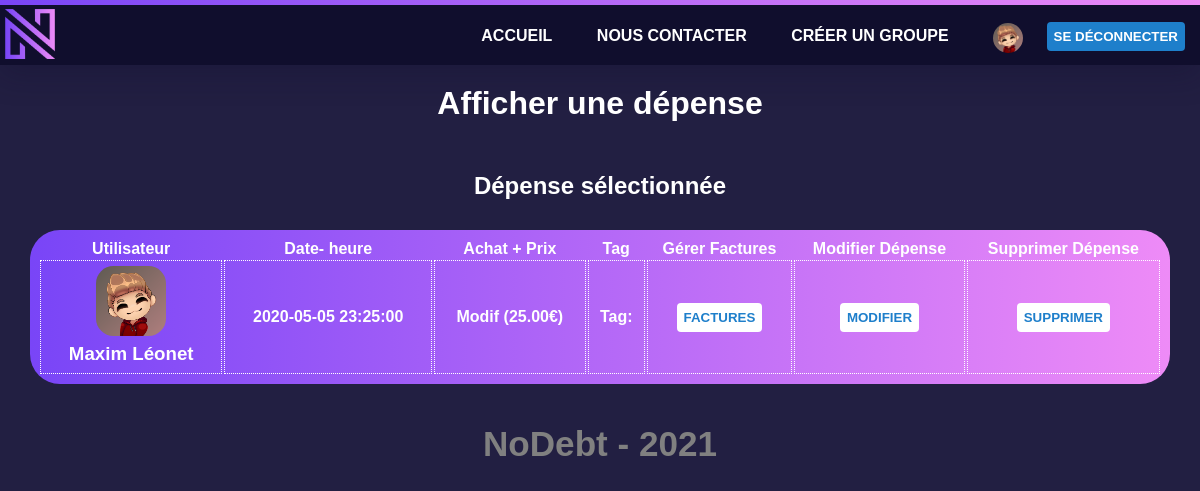
The page /depense.php?did=1 (signed in) on the database its author committed.
### tables this page shows
CREATE TABLE `users` (
  `uid` int(11) NOT NULL,
  `courriel` varchar(50) NOT NULL,
  `nom` varchar(50) NOT NULL,
  `prenom` varchar(50) NOT NULL,
  `motPasse` varchar(300) NOT NULL,
  `estActif` tinyint(1) NOT NULL,
  `pdp` tinyint(1) NOT NULL DEFAULT '0'
);

CREATE TABLE `depense` (
  `did` int(11) NOT NULL,
  `dateHeure` datetime NOT NULL,
  `montant` decimal(15,2) NOT NULL,
  `libelle` varchar(50) NOT NULL,
  `uid` int(11) NOT NULL,
  `gid` int(11) NOT NULL
);

CREATE TABLE `groupe` (
  `gid` int(11) NOT NULL,
  `nom` varchar(50) NOT NULL,
  `devise` varchar(50) NOT NULL,
  `uid` int(11) NOT NULL
);

### depense.php (called while the page is built)
<?php $statut='tout'; $nomPage='Dépense'; require 'inc/checkConnexion.php'; require 'php/depense.inc.php'; require 'inc/header.inc.php'?>
<?php displayDepense(); ?>
<?php require 'inc/footer.inc.php'?>

### inc/db_user.inc.php (called while the page is built, shortened)
<?php
class UserRepository {
    function getUserById($uid) {
        try {
            $message = "";
            $pdo = DBLink::connect2db(MYDB, $message);
            $stmt = $pdo->prepare("SELECT * FROM users where uid = :uid");
            $stmt->bindValue(":uid", $uid);
            if ($stmt->execute()) {
                $obj = $stmt->fetchObject("User\MyUser");
            } else {
                $message .= "Erreur !";
            }
        } catch (Exception $e) {
            $message .= $e->getMessage() . '<br>';
        }
        return $obj;
    }
}
?>

### inc/db_depense.inc.php (called while the page is built, shortened)
<?php
class DepenseRepository {
    function getDepenseByDid($did) {
        try {
            $message = "";
            $pdo = DBLink::connect2db(MYDB, $message);
            $stmt = $pdo->prepare("SELECT * FROM depense WHERE did = :did");
            $stmt->bindValue(":did", $did);
            if ($stmt->execute()) {
                $obj = $stmt->fetchObject("Depense\MyDepense");
            } else {
                $message .= "Erreur !";
            }
        } catch (Exception $e) {
            $message .= $e->getMessage() . '<br>';
        }
        return $obj;
    }
}
?>

### inc/db_group.inc.php (called while the page is built, shortened)
<?php
class GroupRepository {
    function getGroupById($gid) {
        try {
            $message = "";
            $pdo = DBLink::connect2db(MYDB, $message);
            $stmt = $pdo->prepare("SELECT * FROM groupe where gid = :gid");
            $stmt->bindValue(":gid", $gid);
            if ($stmt->execute()) {
                $obj = $stmt->fetchObject("Group\MyGroup");
            } else {
                $message .= "Erreur !";
            }
        } catch (Exception $e) {
            $message .= $e->getMessage() . '<br>';
        }
        return $obj;
    }
}
?>

### php/depense.inc.php (the view, shortened to what this page needs)
<?php
require 'inc/db_user.inc.php';
require 'inc/db_group.inc.php';
require 'inc/db_depense.inc.php';
function displayDepense() {
    $ur = new UserRepository();
    $gr = new GroupRepository();
    $dr = new DepenseRepository();
    $tr = new TagRepository();
    $cr = new CaracteriserRepository();
    $did = $_GET['did'];
    $depense = $dr->getDepenseByDid($did);
    $gid = $depense->gid;
    $newUid = $depense->uid;
    $newParticipant = $ur->getUserById($newUid);
    $devise = $gr->getGroupById($gid)->devise;
    $newCaracteriser = $cr->getCaracteriserByDid($did);
    $newTag = $tr->getTagByTid($newCaracteriser->tid);
    echo '
    <main>
            <section class="titleIndex">
                <header>
                    <h1>Afficher une dépense</h1>
                </header>
            </section>
            <header class="groupes">
                <article class="exception">
                    <section class="groupes3">
                        <h2>Dépense sélectionnée</h2>
                    </section>
                    <table class="depense">
                        <thead>
                            <tr>
                                <th>Utilisateur</th>
                                <th>Date- heure</th>
                                <th>Achat + Prix</th>
                                <th>Tag</th>
                                <th>Gérer Factures</th>
                                <th>Modifier Dépense</th>
                                <th>Supprimer Dépense</th>
                            </tr>
                        </thead>
                        <tbody>
                        <tr>
                            <td>';
                                if (isset($newParticipant->pdp) && $newParticipant->pdp == 1) {
                                    echo '<img src="images/profil_' . $newParticipant->uid . '.png" alt="profil" title="' . $newParticipant->prenom . ' ' . $newParticipant->nom . '" width="70px" height="70px">';
                                } else {
                                    echo '<img src="images/profil_default.png" alt="profil" title="' . $newParticipant->prenom . ' ' . $newParticipant->nom . '" width="70px" height="70px">';
                                } echo '
                                <h3>'. $newParticipant->prenom . ' ' . $newParticipant->nom . '</h3>
                            </td>
                            <td>'. $depense->dateHeure .'</td>
                            <td>'. $depense->libelle . ' (' .  $depense->montant . $devise.')'.'</td>
                            <td>Tag: '. $newTag->tag .'</td>
                            <td>
                                <a href="factures.php?did=' . $did . '" class="titleIndex">
                                    <button class="boutonBlanc" type="submit">Factures</button>
                                </a>
                            </td>
                            <td>
                                <a href="modifierDepense.php?did=' . $did . '"  class="titleIndex">
                                    <button class="boutonBlanc" type="submit">Modifier</button>
                                </a>
                            </td>
                            <td>
                                <a href="suppressionDepense.php?did=' . $did . '" class="titleIndex">
                                    <button class="boutonBlanc" type="submit">Supprimer</button>
                                </a>
                            </td>
                        </tr>
                        </tbody>
                    </table>
                </article>
            </header>
        </main>';
}
?>

### css/style.css (style rules this page uses)
* { margin: 0; padding: 0; font-family: sans-serif }
a { color: #fff; text-decoration: none }
body { background-color: #221f42; border: none }
h1, h2, h4, p, label, .posInvit, .titleIndex h1 { color: #fff }
button { text-transform: uppercase; transition: .2s }
h1 { display: flex; justify-content: center }
.boutonBlanc { background-color: #fff; font-weight: 600; color: #1E7FCB; border: none; border-radius: 4px; padding: 7px }
.groupes { display: flex; padding-top: 10px; padding-bottom: 10px; color: #fff; flex-direction: column; align-items: center }
.groupes3 { display: flex; flex-wrap: wrap; justify-content: center; padding-top: 10px; padding-bottom: 10px; margin: 10px 45px; color: #fff }
.titleIndex h1 { padding-top: 20px; padding-bottom: 5px }
.titleIndex { align-items: center; margin: auto; text-align: center }
.titleIndex h1, .titleIndex h2 { margin-bottom: 15px; font-size: 2em }
.depense button, .depense h3 { margin: 3px }
.depense img, .membres3 img { border-radius: 25% }
.depense { padding: 8px; margin-top: 10px; margin-bottom: 10px; background: linear-gradient(90deg,#7945f7,#ee8bf7); border-radius: 30px; font-weight: 700; width: 95% }
.depense td { padding: 5px; text-align: center; border: 1px dotted #fff }
.exception { display: flex; flex-direction: column; align-items: center; flex-wrap: nowrap; width: 100% }
.exception a { color: #808080 }

### rows shown on the page
users: prenom "Maxim", nom "Léonet"
depense: dateHeure "2020-05-05 23:25:00", libelle "Modif", montant "25.00", gid.devise "€"
